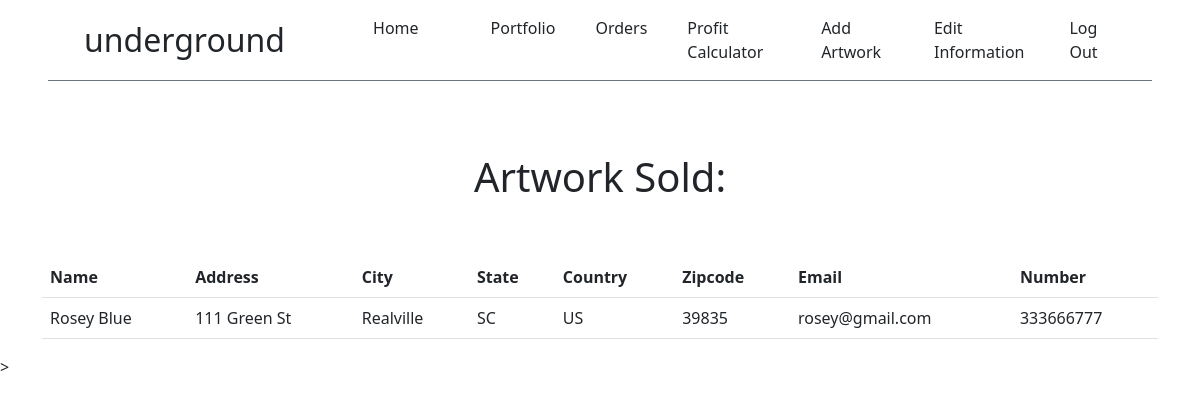
/notifications/2 (signed in), run on an earlier commit of the app's database.
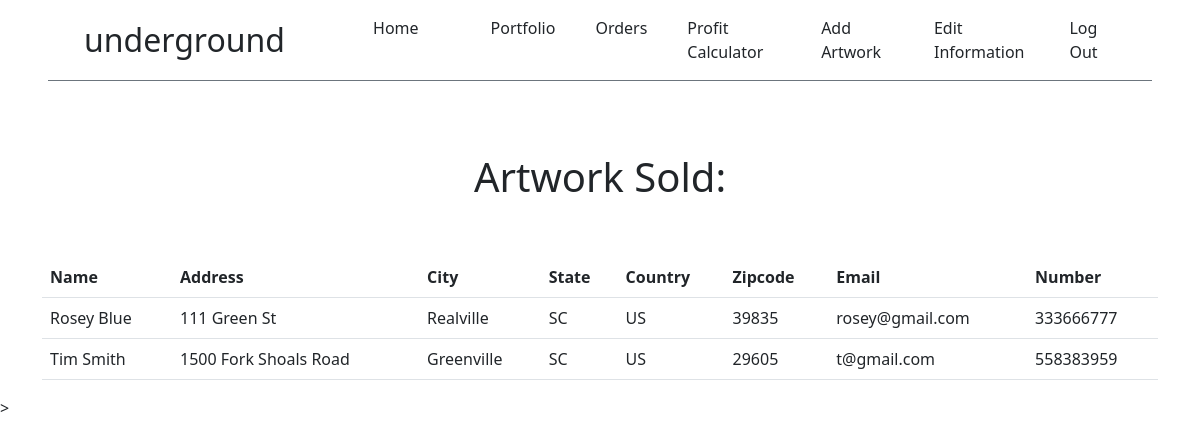
And on a later commit of the database.
### app/models.py (models this page shows, shortened)
class Customer(db.Model):
    customer_id = db.Column(db.Integer, primary_key=True)
    first_name = db.Column(db.String(50), nullable=False)
    last_name = db.Column(db.String(50), nullable=False)
    address = db.Column(db.String(100), nullable=False)
    city = db.Column(db.String(50), nullable=False)
    state = db.Column(db.String(50), nullable=False)
    country = db.Column(db.String(50), nullable=False)
    zipcode = db.Column(db.Integer, nullable=False)
    email = db.Column(db.String(75), nullable=False)
    number = db.Column(db.Integer, nullable=False)
    art_id = db.Column(db.Integer, nullable=False)
    artist_id = db.Column(db.Integer, db.ForeignKey("user.id"))
    date_created = db.Column(db.DateTime, nullable=False, default=datetime.utcnow)

### app/routes.py (the view)
@app.route('/notifications/<art_id>', methods=['GET', 'POST'])
@login_required
def notifications(art_id):
    customer_purchase = Customer.query.filter_by(art_id=art_id)
    if customer_purchase.count() != 0:
        return render_template('notifications.html', customer_purchase=customer_purchase)
    flash("You don't have any notifications available", "info")
    return redirect(url_for('profile', username=current_user.username))

### app/models.py (called while the page is built)
@login.user_loader
def get_a_user_by_id(user_id):
    return db.session.get(User, user_id)

### app/templates/notifications.html (shortened to what this page needs)
{% extends 'base.html' %}
{% block header %}
    <h1 class="text-dark fw-lighter fs-1 mt-4">Artwork Sold:</h1>
{% endblock %}
{% block content %}
    <table class="table">
        <thead>
        <tr>
            <th scope="col">Name</th>
            <th scope="col">Address</th>
            <th scope="col">City</th>
            <th scope="col">State</th>
            <th scope="col">Country</th>
            <th scope="col">Zipcode</th>
            <th scope="col">Email</th>
            <th scope="col">Number</th>
        </tr>
        </thead>
        {% for notification in customer_purchase %}
            <tbody>
                <tr>
                    <td>{{ notification.first_name }} {{ notification.last_name }}</td>
                    <td>{{ notification.address }}</td>
                    <td>{{ notification.city }}</td>
                    <td>{{ notification.state }}</td>
                    <td>{{ notification.country }}</td>
                    <td>{{ notification.zipcode }}</td>
                    <td>{{ notification.email }}</td>
                    <td>{{ notification.number }}</td>
                </tr>
            </tbody>
        {% endfor %}
    </table>
{% endblock %}

### app/templates/base.html (shortened to what this page needs)
<!DOCTYPE html>
<html lang="en">
<head>
    <link rel="stylesheet" href="https://cdn.jsdelivr.net/npm/bootstrap@5.3.0-alpha1/dist/css/bootstrap.min.css">
</head>
<body>
    {% include 'navbar.html' %}
    <div class="row bg-white py-5">
        <div class="col text-center text-white">
            {% block header %}
            {% endblock %}
        </div>
    </div>
    <div class="container">
        {% block content %}
        {% endblock %}
    </div>
</body>>
</html>

### app/templates/navbar.html (shortened to what this page needs)
<nav class="navbar navbar-expand-lg bg-white border-bottom border-secondary ms-5 me-5 sticky-top" >
    <div class="container-fluid">
        <a class="navbar-brand text-dark fs-2 p-2 fw-light me-5 ms-3" href="/"><strong>underground</strong></a>
        <div class="collapse navbar-collapse" id="collapseLinks">
        <div class="navbar-nav">
            <a class="nav-link text-dark fw-light me-5 ms-4" href="/">Home</a>
            {% if current_user.is_authenticated %}
                <a class="nav-link text-dark fw-light me-3 ms-2" href="/profile/{{ current_user.username }}">Portfolio</a>
                <a class="nav-link text-dark fw-light me-3 ms-2" href="/notifications/{{ current_user.id }}">Orders</a>
                <a class="nav-link text-dark fw-light me-3 ms-2" href="/profit">Profit Calculator</a>
                <a class="nav-link text-dark fw-light me-3 ms-2" href="/addart">Add Artwork</a>
                <a class="nav-link text-dark fw-light me-3 ms-2" href="/editinfo/{{ current_user.id }}">Edit Information</a>
                <a class="nav-link text-dark fw-light me-3 ms-2" href="/logout">Log Out</a>
            {% else %}
                <a class="nav-link text-dark fw-light me-5 ms-4" href="/about">About</a>
                <a class="nav-link text-dark fw-light me-5 ms-4" href="/signup">Sign Up</a>
                <a class="nav-link text-dark fw-light me-5 ms-4" href="/login">Log In</a>
            {% endif %}
        </div>
        </div>
    </div>
</nav>

What changed in the data, as far as the page shows it:
added Customer: first_name "Tim", last_name "Smith", address "1500 Fork Shoals Road", city "Greenville", state "SC", country "US", zipcode "29605", email "t@gmail.com", number "558383959"
